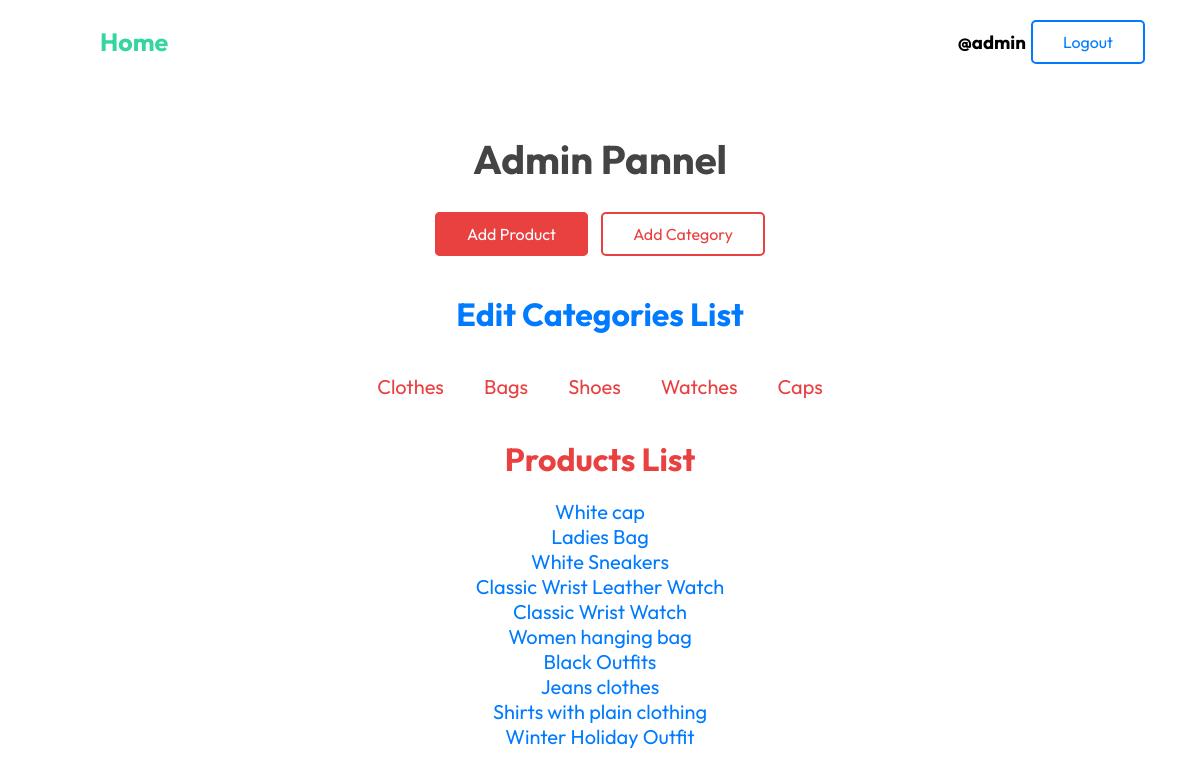
The app's page / (signed in) with its own data.
### Ecommerece/models.py (models this page shows, shortened)
class Category(models.Model):
    title = models.CharField(max_length=50,default='',blank=True,null=True)

class Product(models.Model):
    host = models.ForeignKey(User,on_delete=models.CASCADE)
    title = models.CharField(max_length=200,default='',blank=True,null=True)
    description = models.TextField(default='',blank=True,null=True)
    image = models.ImageField(upload_to='Product-images/',default='',blank=True,null=True)
    category = models.ForeignKey(Category,on_delete=models.CASCADE,default='')
    published = models.DateTimeField(default='',blank=True,null=True)
    class Meta:
        ordering = ['-published']

### Ecommerece/views.py (the view)
# urls.py: path("",Home,name='Home'),
def Home(request):
    products = Product.objects.all()
    categories = Category.objects.all()
    context = {'products' : products,
               'categories': categories
               }
    return render(request,'home.html',context)

### Templates/home.html (shortened to what this page needs)
{% extends 'main.html' %}
{% load static %}
{% block content%}
{% if user.is_staff %}
<div class="Admin_pannel">
    <h1 class="main-heading">Admin Pannel</h1>
    <div class="admin-buttons">
        <a href="{% url 'Add-product' %}" class="Add_Product btn">Add Product</a>
        <a href="{% url 'Add-category' %}" class="Add_Category btn">Add Category</a>
    </div>
    <div class="products-container">
        <div class="Categories-heading">
            <h1>Edit Categories List</h1>
        </div>
        <div class="Categories">
            {% for category in categories %}
            <ul class="Categories-list">
                <a href="{% url 'Edit-Category' category.id %}">
                    <li class="Category-title">{{category.title}}</li>
                </a>
            </ul>
            {% endfor %}
        </div>
        <div class="Products">
            <h1 class="Products-heading">Products List</h1>
            {% for product in products %}
            <ul class="Product-list">
                <li class="Product-title">
                    <a href="{% url 'Product' product.id %}">{{product.title}}</a></li>
            </ul>
            {% endfor %}
        </div>
    </div>
</div>
{% endif %}
{% endblock %}

### Templates/main.html (shortened to what this page needs)
{% load static %}
<!DOCTYPE html>
<html lang="en">
<head>
    <link rel="stylesheet" href="{% static 'Style/style.css'%}">
</head>
<body>
    <nav>
        <div class="home">
            <a href="{% url 'Home' %}">Home</a>
        </div>
        <div class="Login-buttons">
            {% if user.is_authenticated %}
            <h3>@{{user.username}}</h3>
            <a href="{% url 'Logout' %}" class="btn Logout">Logout</a>
            {% else %}
            <a href="{% url 'Login' %}" class="btn Login">Login</a>
            <a href="{% url 'Sign-in' %}" class="btn Sign-up">Sign In</a>
            {% endif %}
        </div>
    </nav>
    {% block content%}
    {% endblock %}
</body>
</html>

### static/Style/style.css (style rules this page uses)
* { padding: 0; margin: 0; box-sizing: border-box; font-family: 'Outfit'; }
a { text-decoration: none; }
li { list-style: none; }
.btn { padding: 10px 30px; border: none; border-radius: 5px; cursor: pointer; margin: 0px 5px; }
.main-heading { text-align: center; margin-bottom: 40px !important; font-size: 2.5em; color: #444; }
nav { display: flex; justify-content: space-between; align-items: center; padding: 20px 0px; }
.home { font-size: 25px; margin-left:100px; }
.home a { color: rgb(53, 213, 162); font-weight: bold; }
.Login-buttons { display: flex ; align-items: center; margin-right: 50px; }
.Login,.Logout,.Edit { color: #007bff ; background-color: white; border: 2px solid #007bff; }
.admin-buttons a { color: #fff; background-color: #e94040; margin: 20px 0px; }
.Admin_pannel { width: 80%; padding: 50px; text-align: center; margin:auto; }
.products-container { padding: 50px 0px; width: 100%; justify-content: space-between; }
.Product-title a { margin-bottom: 30px; font-size: 20px; color: #007bff; }
.Categories-heading h1 { color: #007bff; margin-bottom: 15px; }
.Category-title { margin: 20px; font-size: 20px; color: #e94040; }
.Products-heading { color: #e94040; margin-bottom: 20px; }
.Categories { display: flex; justify-content: center; align-items: center; margin: 20px 0px; }
.Add_Category { color: #e94040 !important; background-color: #fff !important; border: 2px solid #e94040; margin: 0px 5px !important; }
.Add_Product { background-color: #e94040 !important; color: #fff !important; border: 2px solid #e94040; margin: 0px 5px !important; }
.main-heading { text-align: center; margin-bottom: 30px; font-size: 2.5em; color: #444; }

### records on screen
Category: title "Clothes"
Category: title "Bags"
Category: title "Shoes"
Category: title "Watches"
Category: title "Caps"
Product: title "White cap"
Product: title "Ladies Bag"
Product: title "White Sneakers"
Product: title "Classic Wrist Leather Watch"
Product: title "Classic Wrist Watch"
Product: title "Women hanging bag"
Product: title "Black Outfits"
Product: title "Jeans clothes"
Product: title "Shirts with plain clothing"
Product: title "Winter Holiday Outfit"

### other values on screen
{{ user.username }} "admin"
